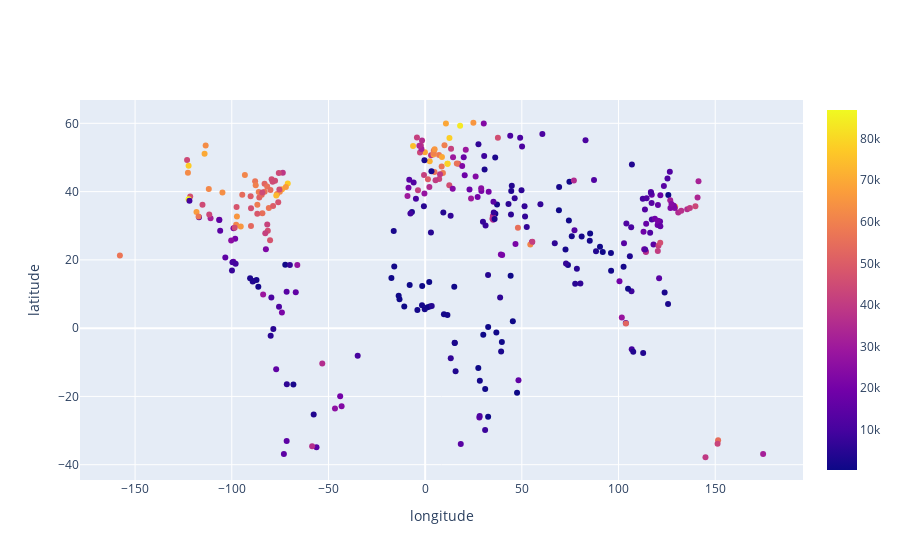

The cell this chart's notebook holds for it:
### Markdown cell above
Before making any models, lets visualize a much discussed parameter for each city, namely GDP/ capita.

### Code cell
# apply lat/ long to lists to further plot 
lat_list = []
long_list = []
for i in df['coordinates']:
    lat_list.append(literal_eval(i)[0])
    long_list.append(literal_eval(i)[1])
# long_list
z = df['GDP per Capita (USD)']

# Make plot
import chart_studio.plotly as py
import plotly.graph_objects as go

scatter = go.Scatter(x=np.array(long_list).flatten(),
                     y=np.array(lat_list).flatten(),
                     marker={'color': np.array(z).flatten(),
                             'showscale': True},
                     mode='markers')
fig = go.FigureWidget(data=[scatter],
                      layout={'xaxis': {'title': 'longitude'},
                              'yaxis': {'title': 'latitude'}})
go.Figure(fig)

### Figure 1 — Plotly figure (JSON) as saved in the notebook; plotly's stock layout.template omitted (floating-point values rounded to 4 significant figures; data arrays with more than 128 entries replaced by an {"elided": "..."} marker saying what was removed)
{"data": [{"marker": {"color": {"elided": "332 float values"}, "showscale": true}, "mode": "markers", "type": "scatter", "uid": "356ff56c-783a-4f48-b0c8-f7cac97541fd", "x": {"elided": "332 float values"}, "y": {"elided": "332 float values"}}], "layout": {"xaxis": {"title": {"text": "longitude"}}, "yaxis": {"title": {"text": "latitude"}}}}
